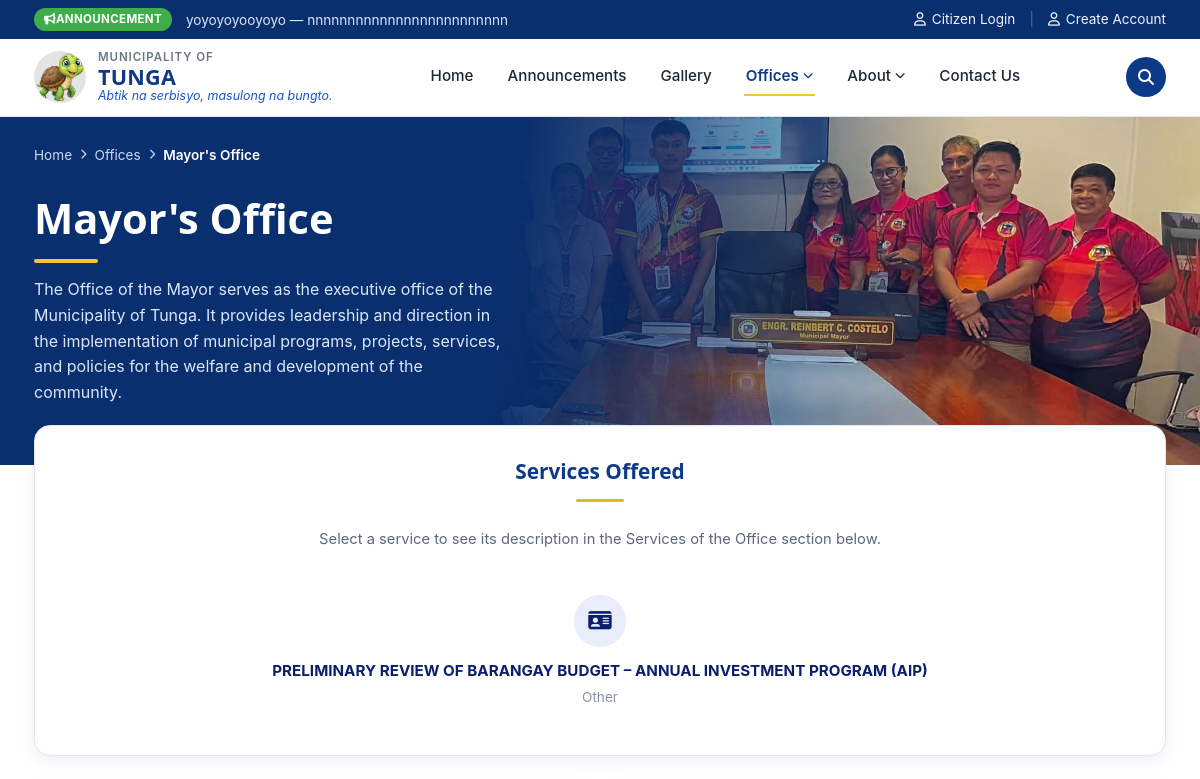
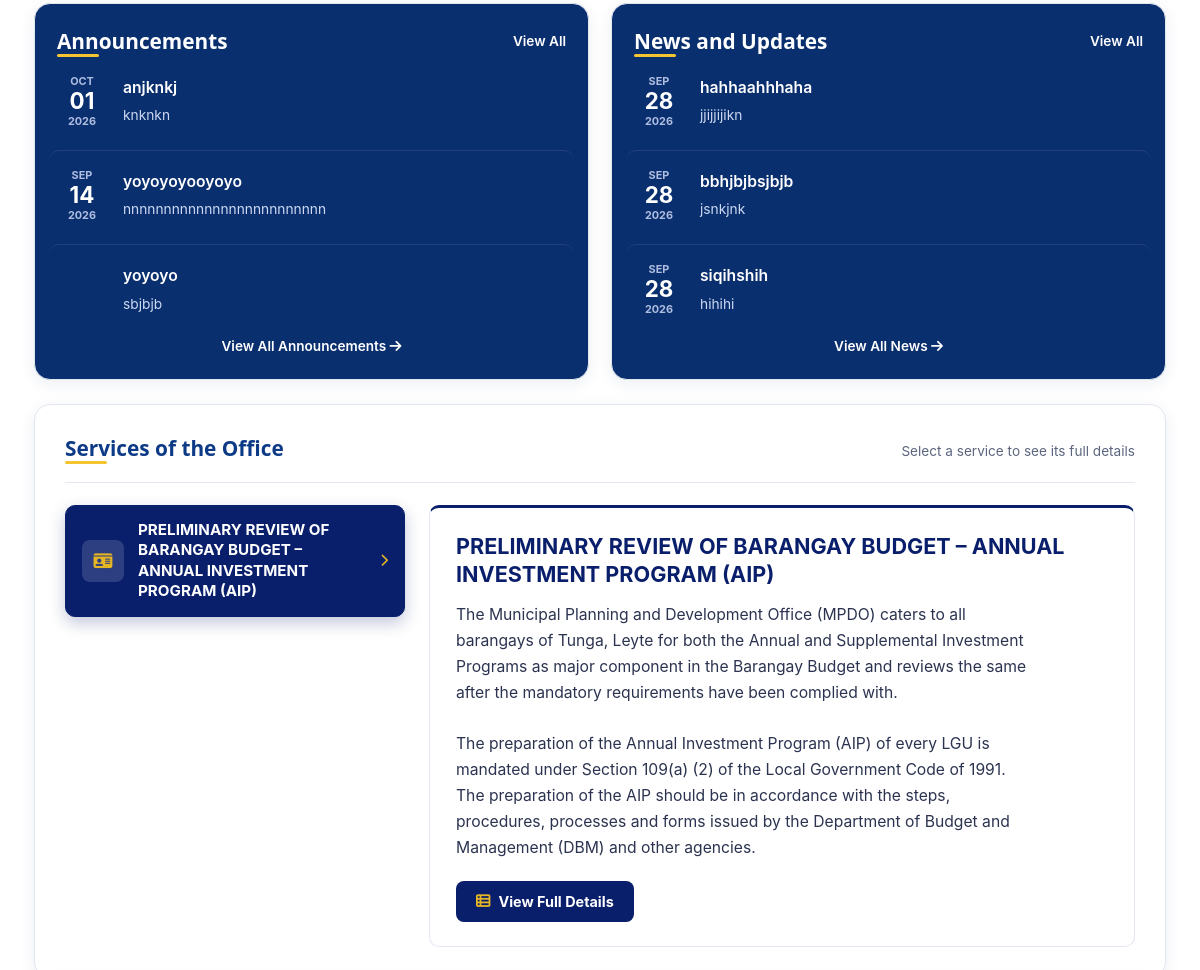
/offices/office-of-the-mayor/ (upper part), run on an earlier commit of the app's database (2 pictures, top to bottom).
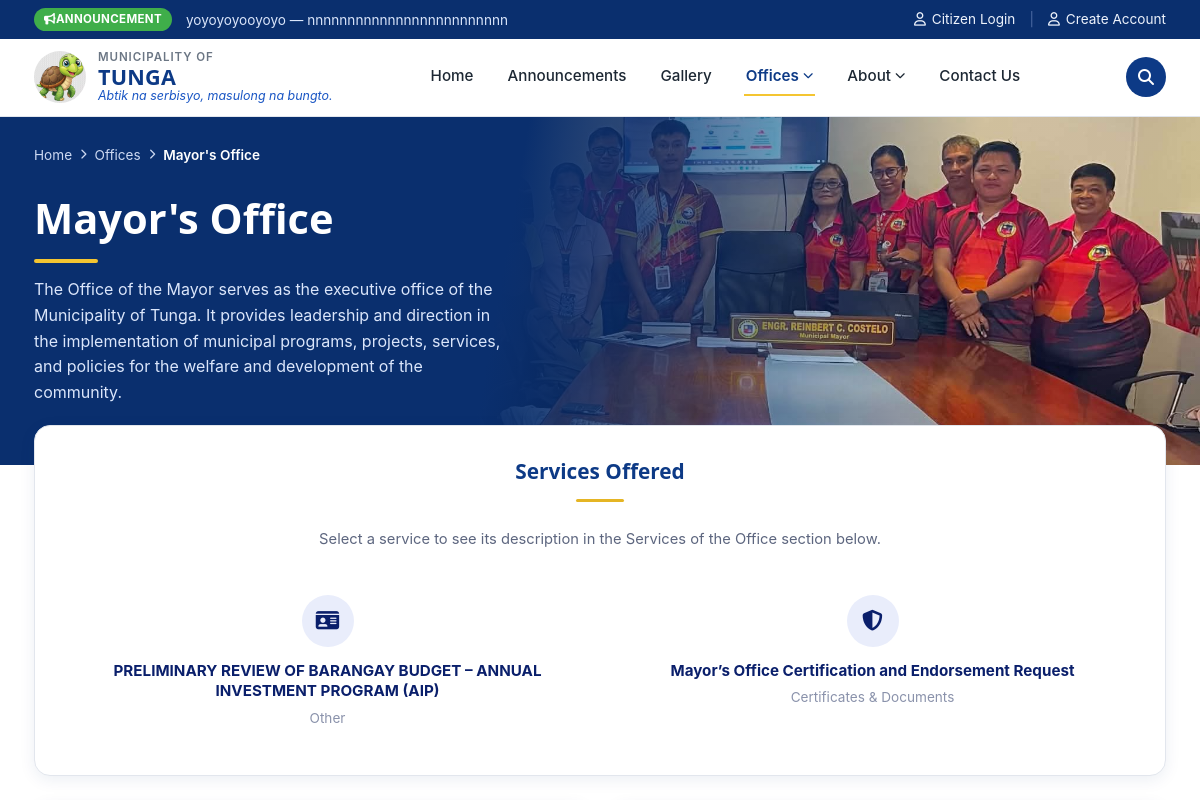
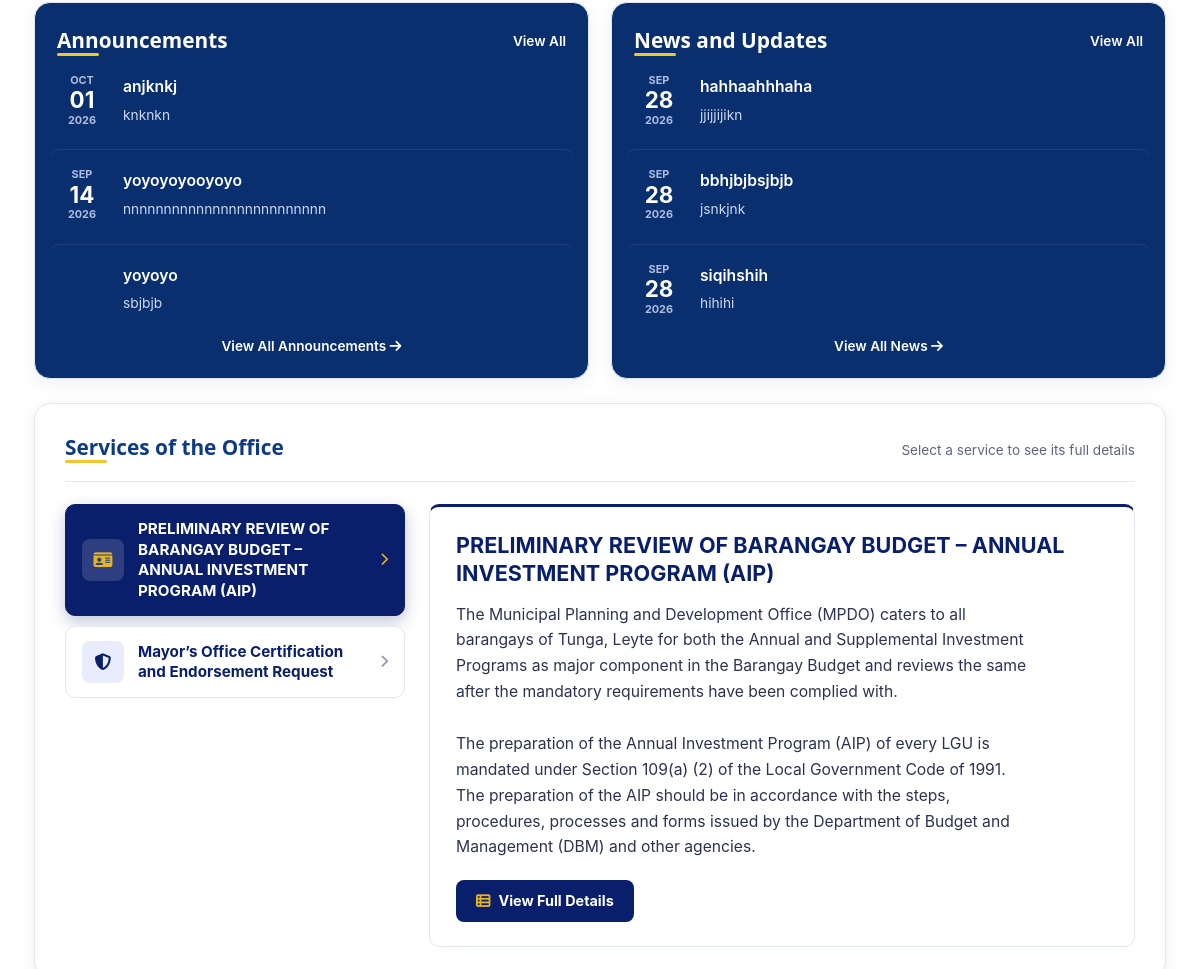
And on a later commit of the database (2 pictures, top to bottom).
### office_dashboard/models.py (models this page shows, shortened)
class Announcement(models.Model):
    STATUS_CHOICES = [
        ("pending", "Pending Approval"),
        ("published", "Published"),
        ("reject", "Reject"),
        ("returned", "Returned"),
        ("archive", "Archived"),
    ]
    PRIORITY_CHOICES = [
        ("Normal", "Normal"),
        ("Low", "Low"),
        ("High", "High"),
        ("Urgent", "Urgent"),
    ]
    representative = models.ForeignKey(
        OfficeRepresentative,
        on_delete=models.CASCADE,
        related_name="announcements"
    )
    title = models.CharField(max_length=255)
    subtitle = models.CharField(
        max_length=255,
        blank=True
    )
    category = models.CharField(
        max_length=100,
        blank=True
    )
    content = models.TextField(
        blank=True
    )
    image = models.ImageField(
        upload_to="announcements/",
        blank=True,
        null=True
    )
    author = models.CharField(
        max_length=255,
        blank=True
    )
    date_posted = models.DateField(
        null=True,
        blank=True
    )
    expiration_date = models.DateTimeField(
        null=True,
        blank=True
    )
    last_updated = models.DateTimeField(auto_now=True)
    priority = models.CharField(
        max_length=20,
        choices=PRIORITY_CHOICES,
        default="Normal"
    )
    status = models.CharField(
        max_length=20,
        choices=STATUS_CHOICES,
        default="pending"
    )
    admin_note = models.TextField(blank=True)
    is_pinned = models.BooleanField(default=False)
    views = models.PositiveIntegerField(
        default=0
    )
    created_at = models.DateTimeField(
        auto_now_add=True
    )

class Service(models.Model):
    STATUS_CHOICES = [
        ("pending", "Pending Approval"),
        ("published", "Published"),
        ("reject", "Reject"),
        ("returned", "Returned"),
        ("archive", "Archived"),
    ]
    CATEGORY_CHOICES = [
        ("permits", "Permits & Licensing"),
        ("certificates", "Certificates & Documents"),
        ("registration", "Registration"),
        ("assistance", "Public Assistance"),
        ("complaints", "Complaints & Inquiries"),
        ("appointments", "Appointments"),
        ("financial", "Financial Services"),
        ("other", "Other"),
    ]
    ICON_CHOICES = [
        ("fa-solid fa-file-signature", "Document / Signature"),
        ("fa-solid fa-id-card", "ID Card"),
        ("fa-solid fa-hands-holding-circle", "Public Assistance"),
        ("fa-solid fa-comments", "Complaints / Inquiries"),
        ("fa-solid fa-star", "Special Requests"),
        ("fa-solid fa-bullhorn", "Proclamations / Announcements"),
        ("fa-regular fa-calendar-check", "Appointments"),
        ("fa-solid fa-briefcase", "Business / Permits"),
        ("fa-solid fa-house", "Housing / Residency"),
        ("fa-solid fa-heart-pulse", "Health Services"),
        ("fa-solid fa-graduation-cap", "Education / Scholarship"),
        ("fa-solid fa-tree", "Environment / Agriculture"),
        ("fa-solid fa-shield-halved", "Peace & Order"),
        ("fa-solid fa-money-check-dollar", "Financial / Treasury"),
        ("fa-solid fa-gavel", "Legal Services"),
    ]
    SERVICE_SCOPE_CHOICES = [
        ("internal", "Internal"),
        ("external", "External"),
    ]
    office = models.ForeignKey(Office, on_delete=models.CASCADE, related_name="services")
    name = models.CharField(max_length=150)
    description = models.TextField(blank=True)
    category = models.CharField(max_length=20, choices=CATEGORY_CHOICES, default="other")
    icon = models.CharField(max_length=60, choices=ICON_CHOICES, default="fa-solid fa-file-signature")
    status = models.CharField(max_length=20, choices=STATUS_CHOICES, default="pending")
    order = models.PositiveIntegerField(
        default=0,
        help_text="Display order on the office's public page. Lower numbers show first.",
    )
    admin_note = models.TextField(blank=True)
    reminders = models.TextField(blank=True)  # one reminder per line
    availability = models.CharField(max_length=150, blank=True)  # e.g. "Monday - Friday, 8:00 AM - 5:00 PM"
    processing_time = models.CharField(max_length=100, blank=True)  # e.g. "3-5 business days"
    division = models.CharField(max_length=150, blank=True)  # office or division that handles this service
    classification = models.CharField(max_length=50, blank=True)  # e.g. "Simple" or "Complex"
    transaction_type = models.CharField(max_length=50, blank=True)  # comma-separated: G2G, G2B, G2C
    who_may_avail = models.CharField(max_length=255, blank=True)
    service_scope = models.CharField(max_length=10, choices=SERVICE_SCOPE_CHOICES, blank=True)  # "internal", "external", or blank for none
    legal_basis = models.TextField(blank=True)  # Legal Basis (if applicable)
    schedule_of_service = models.CharField(max_length=255, blank=True)  # Schedule of Service (if applicable)
    published_at = models.DateTimeField(auto_now_add=True)
    TRANSACTION_TYPE_LABELS = {
        "G2G": "G2G – Government to Government",
        "G2B": "G2B – Government to Business",
        "G2C": "G2C – Government to Citizen",
    }
    @property
    def transaction_type_list(self):
        return [t for t in self.transaction_type.split(",") if t]
    @property
    def transaction_type_display(self):
        return ", ".join(self.TRANSACTION_TYPE_LABELS.get(t, t) for t in self.transaction_type_list)
    class Meta:
        ordering = ["name"]

class NewsUpdate(models.Model):
    STATUS_CHOICES = [
        ("pending", "Pending Approval"),
        ("published", "Published"),
        ("reject", "Reject"),
        ("returned", "Returned"),
        ("archive", "Archived"),
    ]
    representative = models.ForeignKey(
        OfficeRepresentative,
        on_delete=models.CASCADE,
        related_name="news_updates"
    )
    title = models.CharField(max_length=255)
    category = models.CharField(max_length=100, blank=True)
    summary = models.CharField(max_length=255, blank=True)
    content = models.TextField(blank=True)
    image = models.ImageField(upload_to="news/", blank=True, null=True)
    author = models.CharField(max_length=255, blank=True)
    date_published = models.DateField(null=True, blank=True)
    last_updated = models.DateTimeField(auto_now=True)
    source = models.CharField(max_length=255, blank=True)
    tags = models.CharField(max_length=255, blank=True)
    status = models.CharField(max_length=20, choices=STATUS_CHOICES, default="pending")
    admin_note = models.TextField(blank=True)
    views = models.PositiveIntegerField(default=0)
    created_at = models.DateTimeField(auto_now_add=True)

### offices/views.py (the view)
# urls.py: path('<str:slug>/', views.office_detail, name='office_detail'),
def office_detail(request, slug):
    office = get_object_or_404(
        Office.objects.exclude(slug="lgu-super-admin"),
        slug=slug,
        is_visible=True,
    )
    rep = getattr(office, "representative", None)
    services = list(
        Service.objects.filter(office=office, status="published")
        .prefetch_related("requirements", "steps", "fees", "forms", "forms__fields")
        .order_by("order", "name")
    )
    for s in services:
        steps = list(s.steps.all())
        requirements = list(s.requirements.all())
        general_requirements, grouped_requirements = _group_requirements_for_charter(requirements)
        s.charter_steps = steps
        s.charter_total_processing_time = _compute_total_processing_time(steps)
        s.charter_general_requirements = general_requirements
        s.charter_grouped_requirements = grouped_requirements
        s.charter_has_requirements = bool(requirements)
        s.charter_forms = sorted(
            (f for f in s.forms.all() if f.status == "published"),
            key=lambda f: f.date_uploaded,
            reverse=True,
        )
        for f in s.charter_forms:
            f.can_fill_online = len(f.fields.all()) > 0
    announcements = (
        Announcement.objects.filter(representative=rep, status="published")
        .order_by("-date_posted", "-created_at")[:3]
        if rep else []
    )
    forms = (
        DownloadableForm.objects.filter(office=office, status="published")
        .order_by("-date_uploaded")[:6]
    )
    news_items = list(
        NewsUpdate.objects.filter(representative=rep, status="published")
        .order_by("-date_published", "-created_at")[:3]
    ) if rep else []
    for n in news_items:
        n.display_date = n.date_published or n.created_at.date()
    photos = (
        Photo.objects.filter(representative=rep, status="published")
        .order_by("-created_at")
        if rep else []
    )
    return render(request, "offices/office_detail.html", {
        "office": office,
        "rep": rep,
        "services": services,
        "announcements": announcements,
        "forms": forms,
        "news_items": news_items,
        "photos": photos,
    })

### admin_dashboard/context_processors.py (called while the page is built, shortened)
def site_contact_info(request):
    return {"site_contact": SiteContactInfo.get_solo()}

def is_super_admin(request):
    if not request.user.is_authenticated:
        return {"is_super_admin": False}
    return {"is_super_admin": SuperAdmin.objects.filter(user=request.user).exists()}

def ticker_announcements(request):
    from office_dashboard.models import Announcement
    announcements = list(
        Announcement.objects.filter(status='published').order_by('-date_posted', '-created_at')[:5]
    )
    return {"ticker_announcements": announcements}

def nav_offices(request):
    from django.urls import reverse
    from offices.models import Office
    offices_list = list(
        Office.objects
        .exclude(slug="lgu-super-admin")
        .filter(is_visible=True, representative__isnull=False, representative__user__is_active=True)
        .order_by("display_order", "name")
    )
    for o in offices_list:
        o.nav_url = reverse('offices:office_detail', args=[o.slug])
    return {"nav_offices": offices_list}

def public_notifications(request):
    if not request.user.is_authenticated:
        return {"public_notifications": []}

### templates/offices/office_detail.html (shortened to what the changed rows need)
{% extends "base.html" %}
{% load static %}
{% load charter_text %}
{% block content %}
<section class="page-hero">
  <div class="page-hero__inner">
    <h1>{{ office.name }}</h1>
  </div>
</section>
<section class="services-offered-wrap">
  <div class="container">
    <div class="panel services-offered-panel">
      <h2 class="section-title services-offered-title">Services Offered</h2>
      <div class="svc-grid">
        {% for s in services %}
        <a href="#services-section" class="svc-card" data-svc-goto="svc-{{ s.id }}" data-title="{{ s.name }}">
          <span class="svc-icon"><i class="{{ s.icon }}"></i></span>
          <h3>{{ s.name }}</h3>
          <p>{{ s.get_category_display }}</p>
        </a>
        {% empty %}
        <p style="grid-column:1/-1;text-align:center;color:#8a92ab;padding:12px 0;">This office hasn't published any services yet.</p>
        {% endfor %}
      </div>
    </div>
  </div>
</section>
<section class="mayor-mid-wrap">
  <div class="container mayor-mid-grid">
    <div class="panel announce-panel">
      <div class="section-title--row">
        <h2 class="section-title" style="margin:0;padding:0;">Announcements</h2>
      </div>
      <ul class="update-list">
        {% for a in announcements %}
        <li class="update-item update-item--clickable js-ann-open" role="button" tabindex="0" data-ann="{{ a.pk }}" data-ann-title="{{ a.title }}" data-ann-office="{{ office.name }}">
          <div class="update-item__date">{{ a.date_posted|date:"M"|upper }}<strong>{{ a.date_posted|date:"d" }}</strong>{{ a.date_posted|date:"Y" }}</div>
          <div class="update-item__body">
            <a href="{% url 'announcement' %}?office={{ office.slug }}&open_announcement={{ a.pk }}#announcements" class="update-item__title">{{ a.title }}</a>
            <p>{{ a.subtitle|default:a.content|truncatewords:24 }}</p>
          </div>
        </li>
        {% empty %}
        <li class="update-item"><div class="update-item__body"><p>No announcements from this office yet.</p></div></li>
        {% endfor %}
      </ul>
    </div>
    <div class="panel announce-panel news-panel" id="news-panel">
      <div class="section-title--row">
        <h2 class="section-title" style="margin:0;padding:0;">News and Updates</h2>
      </div>
      <ul class="update-list">
        {% for n in news_items %}
        <li class="update-item update-item--clickable js-news-open" role="button" tabindex="0" data-news="{{ n.pk }}" data-news-title="{{ n.title }}" data-news-office="{{ office.name }}">
          <div class="update-item__date">{{ n.display_date|date:"M"|upper }}<strong>{{ n.display_date|date:"d" }}</strong>{{ n.display_date|date:"Y" }}</div>
          <div class="update-item__body">
            <a href="{% url 'announcement' %}?office={{ office.slug }}&open_news={{ n.pk }}#news" class="update-item__title">{{ n.title }}</a>
            <p>{{ n.summary|default:n.content|truncatechars:110 }}</p>
          </div>
        </li>
        {% empty %}
        <li class="update-item"><div class="update-item__body"><p>No news from this office yet.</p></div></li>
        {% endfor %}
      </ul>
    </div>
  </div>
</section>
<section class="services-split-wrap" id="services-section">
  <div class="container">
    <div class="panel svc-split">
      <div class="svc-split__head">
        <h2 class="section-title svc-split__title">Services of the Office</h2>
      </div>
      {% if services %}
      <div class="svc-split__body">
        <div class="svc-split__list" role="tablist" aria-label="Services of the office">
          {% for s in services %}
          <button type="button" class="svc-item" role="tab" aria-selected="false" data-svc-pick="svc-{{ s.id }}" data-title="{{ s.name }}" data-desc="{{ s.description }}">
            <span class="svc-item__icon"><i class="{{ s.icon }}"></i></span>
            <span class="svc-item__name">{{ s.name }}</span>
            <i class="fa-solid fa-chevron-right svc-item__chev"></i>
          </button>
          {% endfor %}
        </div>
      </div>
      {% else %}
      <p style="text-align:center;color:#8a92ab;padding:24px 0 8px;">This office hasn't published any services yet.</p>
      {% endif %}
    </div>
  </div>
</section>
{% endblock %}

### templates/base.html (shortened to what the changed rows need)
{% load static %}
<!DOCTYPE html>
<html lang="en">
<head>
    <link rel="stylesheet" href="{% static 'css/base.css' %}">
    <link rel="stylesheet" href="{% static 'css/homepage.css' %}">
    <link rel="stylesheet" href="{% static 'css/offices.css' %}">
    <link rel="stylesheet" href="{% static 'css/announcements.css' %}">
    <link rel="stylesheet" href="{% static 'css/gallery.css' %}">
    <link rel="stylesheet" href="{% static 'css/aboutus.css' %}">
    <link rel="stylesheet" href="{% static 'css/history.css' %}">
    <link rel="stylesheet" href="{% static 'css/contactus.css' %}">
    <link rel="stylesheet" href="{% static 'css/base.css' %}">
    <link rel="stylesheet" href="{% static 'css/auth.css' %}">
    <link rel="stylesheet" href="{% static 'css/mayorsoffice.css' %}">
    <link rel="stylesheet" href="https://cdnjs.cloudflare.com/ajax/libs/font-awesome/6.5.1/css/all.min.css">
</head>
<body>
  <header class="top-bar">
  <div class="container">
    <span class="top-bar__msg-wrap">
      {% for a in ticker_announcements %}
        <span class="top-bar__msg{% if forloop.first %} top-bar__msg--active{% endif %}">{{ a.title }} — {{ a.subtitle|default:a.content|truncatewords:20 }}</span>
      {% empty %}
        <span class="top-bar__msg top-bar__msg--active">No announcements at this time.</span>
      {% endfor %}
    </span>
  </div>
</header>
<main>
    {% block content %}
    {% endblock %}
</main>
</body>
</html>

What changed in the data, as far as the page shows it:
now on this page (row edited): Service: name "Mayor’s Office Certification and Endorsement Request", category "Certificates & Documents"
